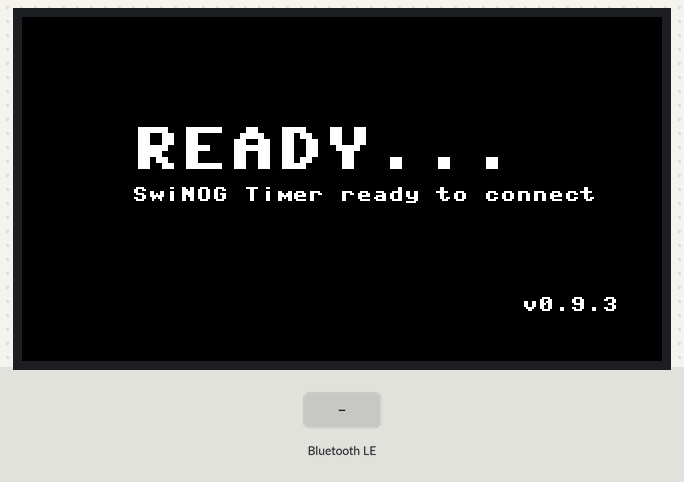
Recording of a program running on a simulated ESP32 board running MicroPython. Shown: 320×172 colour display. The inputs (shaded band) are chosen by the test bench. Nothing arrives over Bluetooth unless stated; library files of the repository ran but are not shown: st7789.py; what the program prints to the serial console is not drawn.

Above: at 1.3 s.
1.4 s: "START:" written over Bluetooth
Timing chart, 0 to 4.4 s (numbered marks = the images above; inputs shaded):
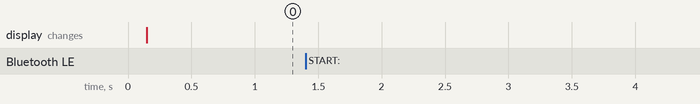

The program:

main.py
```python
import machine
import bluetooth
import time
import st7789
import framebuf

# --- KONFIGURATION & UUIDs ---
NAME = "SwiNOG-Pi-Timer"
UUID_SER = bluetooth.UUID("48593a1c-333e-469b-8664-d1303867d341")
UUID_CHR = bluetooth.UUID("9f3c7b34-8c34-4503-b91d-06900f917531")

# --- DEINE SPEZIAL-FARBEN (Byte-Swapped BGR) ---
BLACK  = 0x0000
WHITE  = 0xFFFF
GREEN  = 0xE007
YELLOW = 0xFF07
ORANGE = 0x5F03
RED    = 0x1F00

_IRQ_CONNECT    = 1
_IRQ_DISCONNECT = 2
_IRQ_WRITE      = 3

# --- DISPLAY SETUP ---
bl_pin = machine.Pin(22, machine.Pin.OUT)
spi = machine.SPI(1, baudrate=40000000, sck=machine.Pin(7), mosi=machine.Pin(6))
tft = st7789.ST7789(spi, 172, 320,
    reset=machine.Pin(21, machine.Pin.OUT),
    dc=machine.Pin(15, machine.Pin.OUT),
    cs=machine.Pin(14, machine.Pin.OUT),
    backlight=bl_pin,
    rotation=1
)

def draw_big_text(text, x, y, size, color):
    char_buf = bytearray(8 * 8 // 8)
    fb_char = framebuf.FrameBuffer(char_buf, 8, 8, framebuf.MONO_HLSB)
    for i, char in enumerate(text):
        fb_char.fill(0)
        fb_char.text(char, 0, 0, 1)
        for py in range(8):
            for px in range(8):
                if fb_char.pixel(px, py):
                    tft.fill_rect(x + (i * 8 * size) + (px * size),
                                  y + (py * size), size, size, color)

class BLETimer:
    def __init__(self):
        self.ble = bluetooth.BLE()
        self.ble.active(True)
        self.ble.irq(self._irq)
        service = (UUID_SER, ((UUID_CHR, bluetooth.FLAG_WRITE | bluetooth.FLAG_READ),),)
        ((self.handle,),) = self.ble.gatts_register_services((service,))
        self.running = False
        self.new_seconds = None
        self.stop_requested = False
        self._advertise()

    def _advertise(self):
        short_name = "SwiNOG"
        adv_name = short_name.encode()
        uuid_bytes = bytes([0x41, 0xd3, 0x67, 0x38, 0x30, 0xd1, 0x64, 0x86, 0x9b, 0x46, 0x3e, 0x33, 0x1c, 0x3a, 0x59, 0x48])
        payload = bytearray(b'\x02\x01\x06') + bytearray([len(adv_name) + 1, 0x09]) + adv_name + bytearray([len(uuid_bytes) + 1, 0x07]) + uuid_bytes
        self.ble.gap_advertise(100, payload)

    def _irq(self, event, data):
        if event == _IRQ_CONNECT: print("[BLE] Verbunden")
        elif event == _IRQ_DISCONNECT: self._advertise()
        elif event == _IRQ_WRITE:
            conn_handle, value_handle = data
            raw_msg = self.ble.gatts_read(value_handle).decode().strip().upper()
            if raw_msg.startswith("START:"):
                try:
                    self.new_seconds = int(raw_msg.split(":")[1])
                    self.running = True
                    self.stop_requested = False
                except: pass
            elif raw_msg == "STOP":
                self.running = False
                self.stop_requested = True

# --- HAUPTPROGRAMM ---
ble_timer = BLETimer()
diff = 0
is_init = True
last_second_tick = time.ticks_ms()

while True:
    current_tick = time.ticks_ms()

    if ble_timer.stop_requested:
        bl_pin.value(0)
        ble_timer.stop_requested = False
        is_init = False
        continue

    if ble_timer.new_seconds is not None:
        diff = ble_timer.new_seconds - 0 		# bluetooth delay anpassen, jetzt 0
        ble_timer.new_seconds = None
        is_init = False
        bl_pin.value(1)
        last_second_tick = current_tick

    # Sekunden-Countdown (Non-blocking)
    if ble_timer.running and not is_init:
        if time.ticks_diff(current_tick, last_second_tick) >= 1000:
            diff -= 1
            last_second_tick = current_tick

    tft.fill(BLACK)

    if is_init:
        draw_big_text("READY...", 55, 55, 3, WHITE)
        draw_big_text("SwiNOG Timer ready to connect", 55, 85, 1, WHITE)
        draw_big_text("v0.9.3", 250, 140, 1, WHITE)

    else:
        border_needed = False

        # Blink- & Farblogik
        if diff <= 0:
            is_on = (current_tick // 500) % 2 == 0
            current_color = RED if is_on else BLACK
            border_needed = True
        elif diff < 60:
            current_color = ORANGE
            border_needed = True
        elif diff < 300:
            current_color = YELLOW
        else:
            current_color = GREEN

        # 5 Pixel dicker Rahmen (nur wenn Farbe nicht BLACK)
        if border_needed and current_color != BLACK:
            for i in range(5):
                tft.rect(i, i, tft.width - (2 * i), tft.height - (2 * i), current_color)

        # Zeit formatieren
        abs_diff = abs(diff)
        m, s = divmod(abs_diff, 60)
        prefix = "-" if diff < 0 else ""
        zeit_text = "{}{:02d}:{:02d}".format(prefix, m, s)

        x_pos = 25 if diff < 0 else 45
        draw_big_text(zeit_text, x_pos, 60, 6, current_color)

    tft.show()
    time.sleep_ms(10) # Kleine Entlastung für den ESP32
```

Measured:
- after the input at 1.4 s, every drawn part: stays the same
